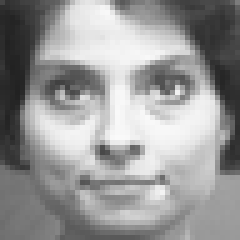
#> input picture LAB8/Image/neutralCK.png, 48 x 48 px, found by its file name (shown 5 times larger)
$ python diffMyalgo.py
#> lines starting #> are read from the running program, lines starting #| are printed output that depends on the picture
import matplotlib.pyplot as plt
import matplotlib.image as mpimg
import numpy as np
# from numpy.linalg import inv

Normal = mpimg.imread('Image\\neutralCK.png')
#> Normal is the input picture: shape (48, 48) float32; min 0.133, max 0.98, mean 0.596

img1 = mpimg.imread('Image\\happyCK.png')
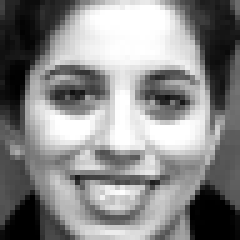
#> input picture LAB8/Image/happyCK.png, 48 x 48 px, found by its file name (shown 5 times larger)
#> img1 is the input picture: shape (48, 48) float32; min 0, max 1, mean 0.537
img2 = mpimg.imread('Image\\angerCK.png')
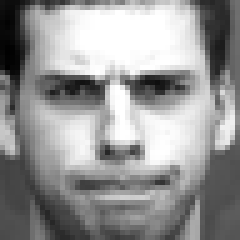
#> input picture LAB8/Image/angerCK.png, 48 x 48 px, found by its file name (shown 5 times larger)
#> img2 is the input picture: shape (48, 48) float32; min 0.00392, max 1, mean 0.586
img3 = mpimg.imread('Image\\disgustCK.png')
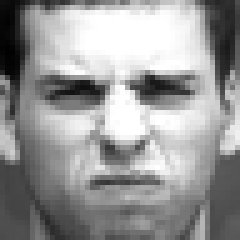
#> input picture LAB8/Image/disgustCK.png, 48 x 48 px, found by its file name (shown 5 times larger)
#> img3 is the input picture: shape (48, 48) float32; min 0.00392, max 1, mean 0.594
img4 = mpimg.imread('Image\\fearCK.png')
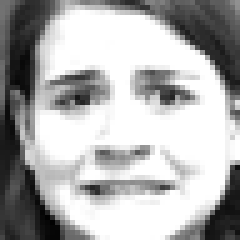
#> input picture LAB8/Image/fearCK.png, 48 x 48 px, found by its file name (shown 5 times larger)
#> img4 is the input picture: shape (48, 48) float32; min 0.00392, max 1, mean 0.686
img5 = mpimg.imread('Image\\sadCK.png')
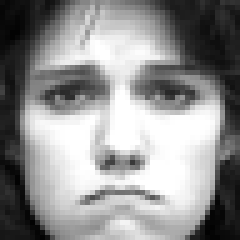
#> input picture LAB8/Image/sadCK.png, 48 x 48 px, found by its file name (shown 5 times larger)
#> img5 is the input picture: shape (48, 48) float32; min 0.00784, max 1, mean 0.565
#> (the run stopped early here; a loop or call above may not have finished)
